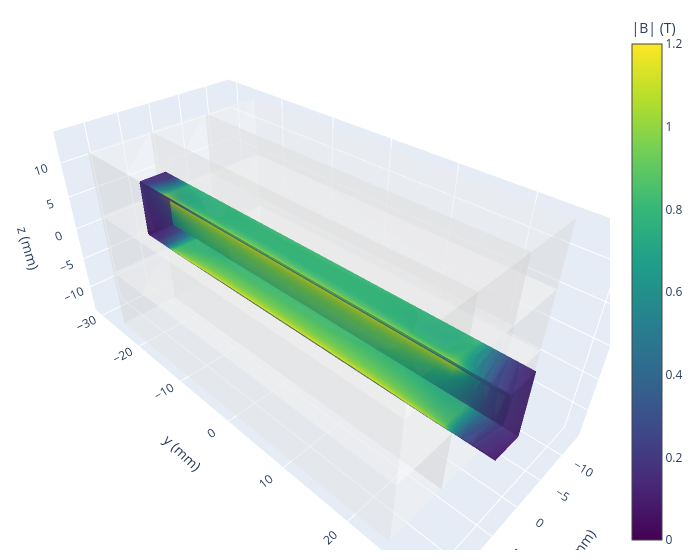

The notebook cell saved with this chart:
### Code cell
fig_vol, vol_cache, data_objects = pm.plots.volume_quickplot(
    cmin=0.0,
    cmax=1.2,
    opacity=0.8,
    magnet_opacity=0.3,
    no_caps=True,
    num_levels=13,
    num_points=30,
    show_magnets=True,
    xmax=4.5,
    xmin=0,
    ymax=30,
    ymin=-30,
    zmax=4.5,
    zmin=-4.5,
    unit="mm",
    opacityscale="normal",
)

field_stats(vol_cache)

### Figure 1 — Plotly figure (JSON) as saved in the notebook; plotly's stock layout.template omitted (floating-point values rounded to 4 significant figures; data arrays with more than 128 entries replaced by an {"elided": "..."} marker saying what was removed)
{"data": [{"alphahull": 0, "color": "white", "flatshading": true, "hoverinfo": "skip", "name": "y", "opacity": 0.3, "showscale": false, "type": "mesh3d", "x": [-4.5, -4.5, 4.5, 4.5, -4.5, -4.5, 4.5, 4.5], "y": [-25.0, 25.0, 25.0, -25.0, -25.0, 25.0, 25.0, -25.0], "z": [-13.5, -13.5, -13.5, -13.5, -4.5, -4.5, -4.5, -4.5]}, {"alphahull": 0, "color": "white", "flatshading": true, "hoverinfo": "skip", "name": "y", "opacity": 0.3, "showscale": false, "type": "mesh3d", "x": [4.5, 4.5, 13.5, 13.5, 4.5, 4.5, 13.5, 13.5], "y": [-25.0, 25.0, 25.0, -25.0, -25.0, 25.0, 25.0, -25.0], "z": [-13.5, -13.5, -13.5, -13.5, -4.5, -4.5, -4.5, -4.5]}, {"alphahull": 0, "color": "white", "flatshading": true, "hoverinfo": "skip", "name": "y", "opacity": 0.3, "showscale": false, "type": "mesh3d", "x": [-13.5, -13.5, -4.5, -4.5, -13.5, -13.5, -4.5, -4.5], "y": [-25.0, 25.0, 25.0, -25.0, -25.0, 25.0, 25.0, -25.0], "z": [4.5, 4.5, 4.5, 4.5, 13.5, 13.5, 13.5, 13.5]}, {"alphahull": 0, "color": "white", "flatshading": true, "hoverinfo": "skip", "name": "y", "opacity": 0.3, "showscale": false, "type": "mesh3d", "x": [-13.5, -13.5, -4.5, -4.5, -13.5, -13.5, -4.5, -4.5], "y": [-25.0, 25.0, 25.0, -25.0, -25.0, 25.0, 25.0, -25.0], "z": [-4.5, -4.5, -4.5, -4.5, 4.5, 4.5, 4.5, 4.5]}, {"alphahull": 0, "color": "white", "flatshading": true, "hoverinfo": "skip", "name": "y", "opacity": 0.3, "showscale": false, "type": "mesh3d", "x": [4.5, 4.5, 13.5, 13.5, 4.5, 4.5, 13.5, 13.5], "y": [-25.0, 25.0, 25.0, -25.0, -25.0, 25.0, 25.0, -25.0], "z": [-4.5, -4.5, -4.5, -4.5, 4.5, 4.5, 4.5, 4.5]}, {"alphahull": 0, "color": "white", "flatshading": true, "hoverinfo": "skip", "name": "y", "opacity": 0.3, "showscale": false, "type": "mesh3d", "x": [-4.5, -4.5, 4.5, 4.5, -4.5, -4.5, 4.5, 4.5], "y": [-25.0, 25.0, 25.0, -25.0, -25.0, 25.0, 25.0, -25.0], "z": [4.5, 4.5, 4.5, 4.5, 13.5, 13.5, 13.5, 13.5]}, {"alphahull": 0, "color": "white", "flatshading": true, "hoverinfo": "skip", "name": "y", "opacity": 0.3, "showscale": false, "type": "mesh3d", "x": [-13.5, -13.5, -4.5, -4.5, -13.5, -13.5, -4.5, -4.5], "y": [-25.0, 25.0, 25.0, -25.0, -25.0, 25.0, 25.0, -25.0], "z": [-13.5, -13.5, -13.5, -13.5, -4.5, -4.5, -4.5, -4.5]}, {"alphahull": 0, "color": "white", "flatshading": true, "hoverinfo": "skip", "name": "y", "opacity": 0.3, "showscale": false, "type": "mesh3d", "x": [4.5, 4.5, 13.5, 13.5, 4.5, 4.5, 13.5, 13.5], "y": [-25.0, 25.0, 25.0, -25.0, -25.0, 25.0, 25.0, -25.0], "z": [4.5, 4.5, 4.5, 4.5, 13.5, 13.5, 13.5, 13.5]}, {"caps": {"x": {"show": true}, "y": {"show": true}, "z": {"show": true}}, "cmax": 1.2, "cmin": 0, "colorbar": {"title": {"text": "|B| (T)"}}, "colorscale": [[0, "#440154"], [0.1111, "#482878"], [0.2222, "#3e4989"], [0.3333, "#31688e"], [0.4444, "#26828e"], [0.5556, "#1f9e89"], [0.6667, "#35b779"], [0.7778, "#6ece58"], [0.8889, "#b5de2b"], [1, "#fde725"]], "isomax": 1.2, "isomin": 0, "opacity": 0.8, "opacityscale": [[0, 0], [0.3, 0.5], [0.2, 0], [1.2, 1]], "showscale": true, "surface": {"count": 13}, "type": "volume", "value": {"elided": "27000 float values"}, "x": {"elided": "27000 float values"}, "y": {"elided": "27000 float values"}, "z": {"elided": "27000 float values"}}], "layout": {"margin": {"b": 10, "l": 10, "r": 20, "t": 10}, "scene": {"aspectmode": "data", "xaxis": {"title": {"text": "x (mm)"}}, "yaxis": {"title": {"text": "y (mm)"}}, "zaxis": {"title": {"text": "z (mm)"}}}, "width": 700}}
